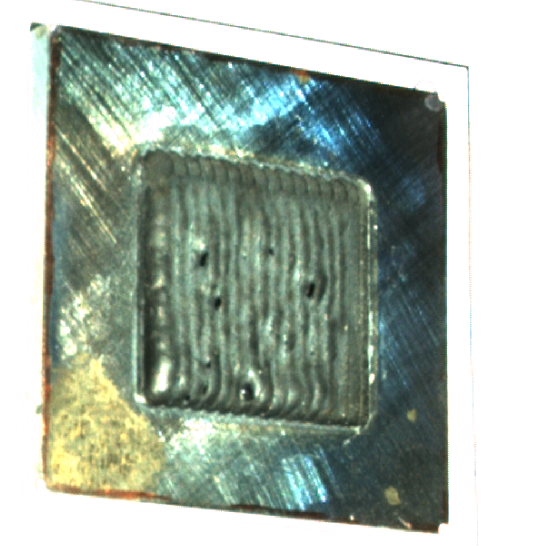
#> input picture python基础/opencv/photo/img.png, 1099 x 1091 px, found by its file name (shown at 1/2 size)
$ jupyter execute 'opencv_平滑.ipynb'
#> lines starting #> are read from the running program, lines starting #| are printed output that depends on the picture; after the words box and inside, x2 and y2 are one past the last pixel; in counts of white or black regions, pixels touching at a corner belong together
[cell 1]
from ast import increment_lineno
from asyncio import constants
import cv2
from cv2 import cvtColor
from cv2 import threshold
from cv2 import THRESH_BINARY
from cv2 import THRESH_BINARY_INV
from cv2 import THRESH_TRUNC
from cv2 import THRESH_TOZERO
from cv2 import THRESH_TOZERO_INV
from cv2 import normalize#opencv读取格式BGR
import matplotlib
import matplotlib.pyplot as plt
import numpy as np#数值计算工具包
import threading
import matplotlib.pyplot as plt
def cv_show(name,img):
    cv2.imshow(name,img)
    cv2.waitKey(0)#waitKey应该是会影响其他进程，一直等待任意按键
    cv2.destroyAllWindows()

[cell 2]
#图像阈值方面函数
img_cat=cv2.imread(r'E:\codenotes\opencv\photo\img.png')
#> img_cat is the input picture: shape (1091, 1099, 3); mean B, G, R 166.2, 177.8, 165.2
img_dog=cv2.imread(r'E:\codenotes\opencv\photo\img.png')
img_cat=cv2.cvtColor(img_cat,cv2.COLOR_BGR2GRAY)
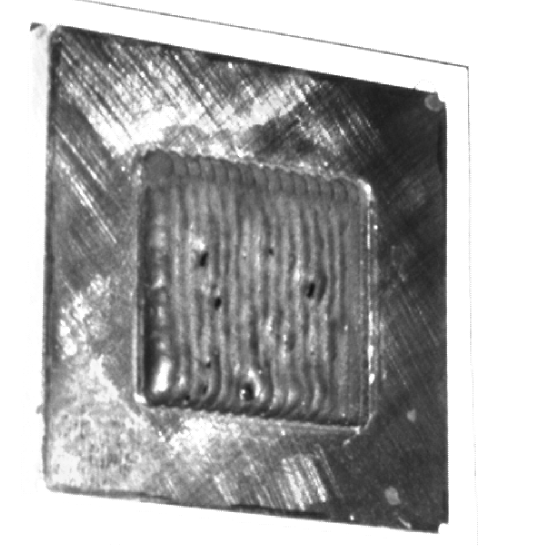
#> img_cat: shape (1091, 1099) (shown at 1/2 size); min 15, max 255, mean 172.7

ret,thresh1=cv2.threshold(img_cat,50,255,THRESH_BINARY)#二值图片
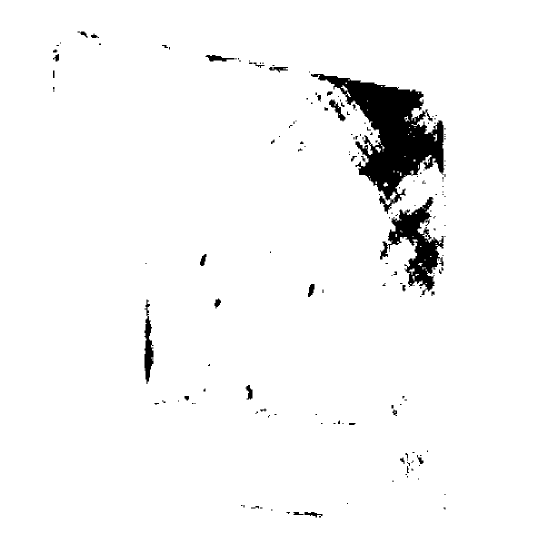
#> thresh1: shape (1091, 1099) (shown at 1/2 size); 96.5% white; 172 black regions (119 under 20 px), largest, box (x1, y1, x2, y2) and area: (622, 148, 889, 428) 27099, (760, 394, 887, 590) 8866, (289, 599, 307, 768) 1647
ret,thresh2=cv2.threshold(img_cat,127,255,THRESH_BINARY_INV)
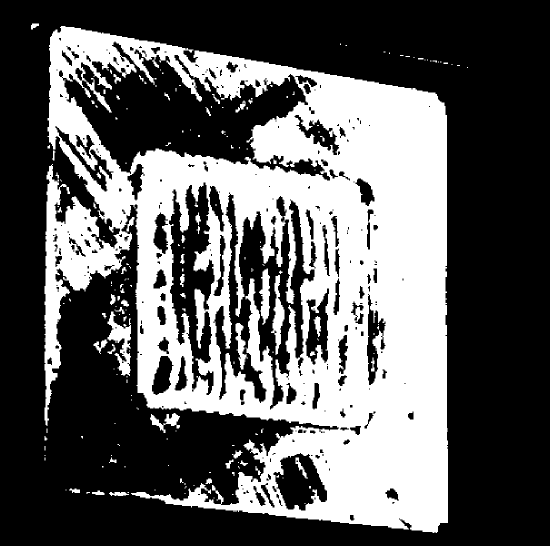
#> thresh2: shape (1091, 1099) (shown at 1/2 size); 36.8% white; 191 white regions (119 under 20 px), largest, box (x1, y1, x2, y2) and area: (89, 52, 896, 1066) 426705, (215, 623, 262, 752) 2604, (542, 550, 569, 710) 1871
ret,thresh3=cv2.threshold(img_cat,127,255,THRESH_TRUNC)#大于阈值的地方设为阈值，否则不变
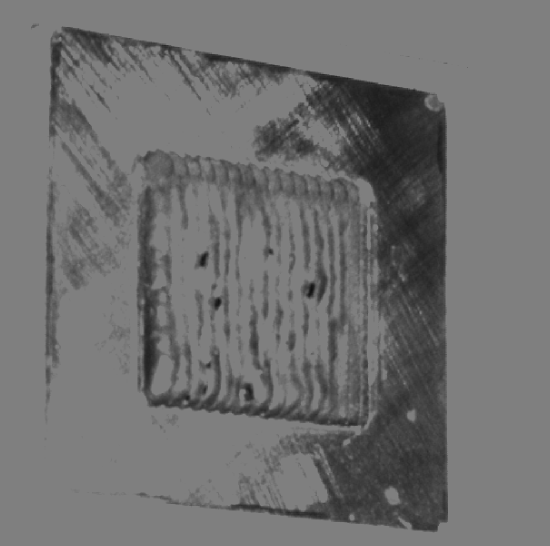
#> thresh3: shape (1091, 1099) (shown at 1/2 size); min 15, max 127, mean 111.7
ret,thresh4=cv2.threshold(img_cat,127,255,THRESH_TOZERO)#大于阈值的地方不变，小于阈值为0
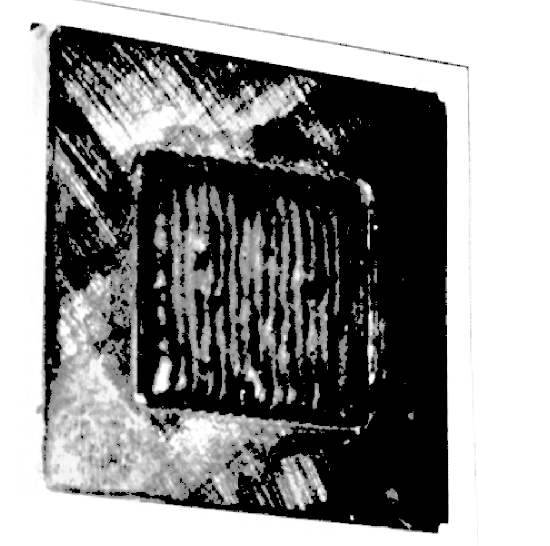
#> thresh4: shape (1091, 1099) (shown at 1/2 size); min 0, max 255, mean 141.3
ret,thresh5=cv2.threshold(img_cat,127,255,THRESH_TOZERO_INV)
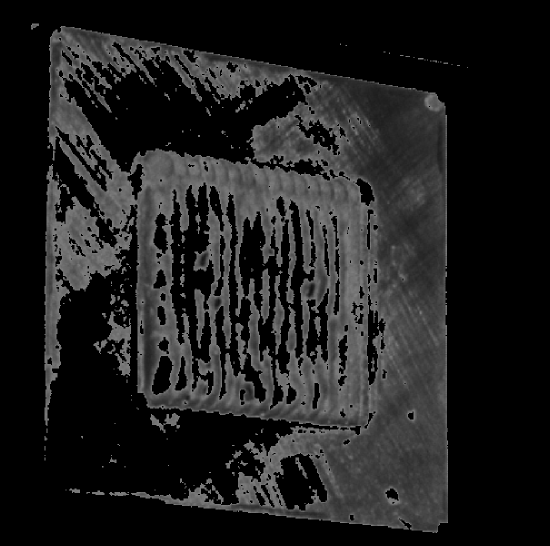
#> thresh5: shape (1091, 1099) (shown at 1/2 size); min 0, max 127, mean 31.4

titles=[1,2,3,4,5,6]
images=[img_cat,thresh1,thresh2,thresh3,thresh4,thresh5]
for i in range(6):
    plt.subplot(2,3,i+1),plt.imshow(images[i],'gray')
    plt.title(titles[i])
    plt.xticks([]),plt.yticks([])
plt.show()

[cell 3]
#图像平滑处理

img_zaodian=cv2.imread(r'E:\codenotes\opencv\photo\img.png')
#img_zaodian=cv2.resize(img_zaodian,(0,0),fx=3,fy=3)
#均值滤波
img_zaodianed1=cv2.blur(img_zaodian,(3,3))
#图像方框滤波处理
img_zaodianed2=cv2.boxFilter(img_zaodian,-1,(3,3),normalize=True)#和均值结果一样
img_zaodianed3=cv2.boxFilter(img_zaodian,-1,(3,3),normalize=False)#和均值结果一样不会除以9
#高斯滤波
img_zaodianed4=cv2.GaussianBlur(img_zaodian,(5,5),1)
#中值滤波
img_zaodianed5=cv2.medianBlur(img_zaodian,7)
#print(img_zaodianed5)
res=np.hstack((img_zaodianed2,img_zaodianed4,img_zaodianed5))
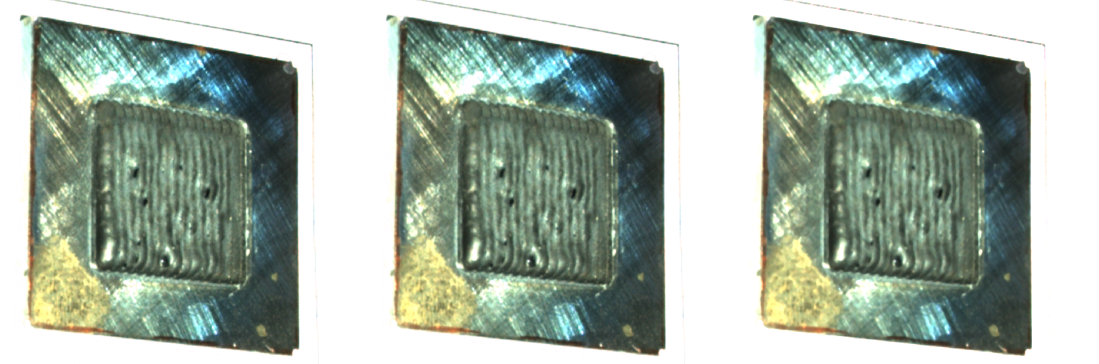
#> res: shape (1091, 3297, 3) (shown at 1/3 size); mean B, G, R 166.1, 177.7, 165.2
'''水平（按列）顺序堆叠阵列。
函数concatenate、stack和block提供了更通用的堆叠和串联操作。'''
#print(res)
cv_show('ok',res)


plt.figure(figsize=(20,20))
plt.subplot(231),plt.imshow(img_zaodianed2,'brg'),plt.title('img_1')
plt.subplot(232),plt.imshow(img_zaodianed4,'brg'),plt.title('mask')
plt.subplot(233),plt.imshow(img_zaodianed5,'brg'),plt.title('mask_img')
#> figure, not shown here; B, G, R data is drawn as R, G, B

$ run again, with python基础/opencv/photo/cat.jpg saved as python基础/opencv/photo/img.png
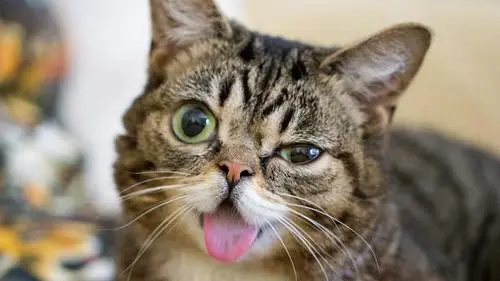
#> input picture python基础/opencv/photo/cat.jpg, 500 x 281 px, found by its file name
#> img_cat is the input picture: shape (281, 500, 3); mean B, G, R 115.4, 131.7, 143.8
#> img_cat: shape (281, 500)
#> `ret,thresh1=cv2.threshold(img_cat,50,255,THRESH_BINARY)#二值图片`:
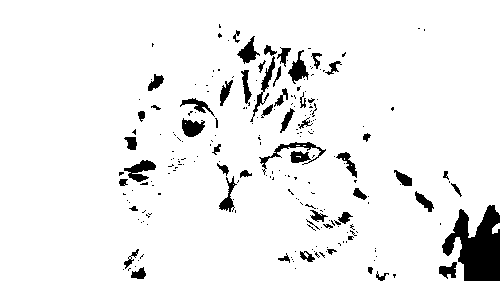
#> thresh1: shape (281, 500); 93.5% white; 220 black regions (168 under 20 px), largest, box (x1, y1, x2, y2) and area: (442, 205, 500, 281) 2684, (259, 142, 326, 175) 516, (124, 160, 156, 182) 347
#> thresh2: shape (281, 500); 48.7% white; 113 white regions (100 under 20 px), largest, box (x1, y1, x2, y2) and area: (0, 0, 500, 281) 60049, (0, 0, 61, 125) 4226, (240, 231, 327, 281) 2121
#> `res=np.hstack((img_zaodianed2,img_zaodianed4,img_zaodianed5))`:
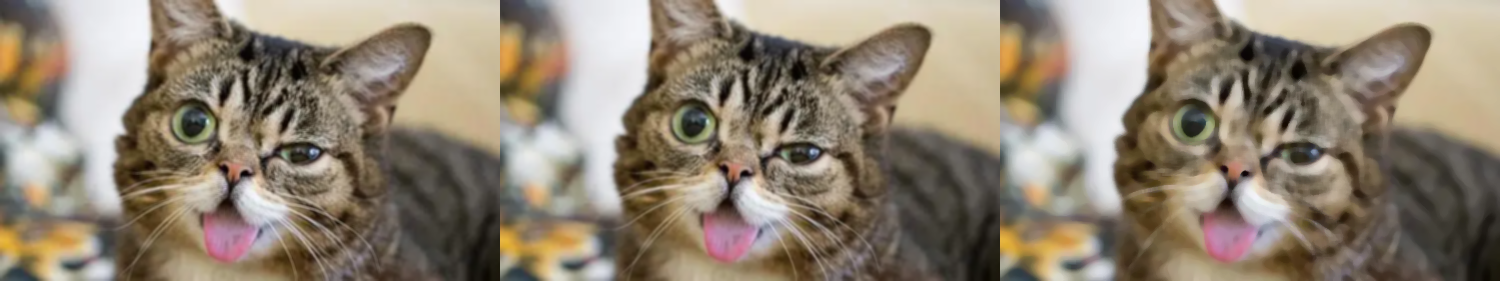
#> res: shape (281, 1500, 3); mean B, G, R 115.3, 131.7, 143.8

$ run again, with python基础/opencv/photo/dog.jpg saved as python基础/opencv/photo/img.png
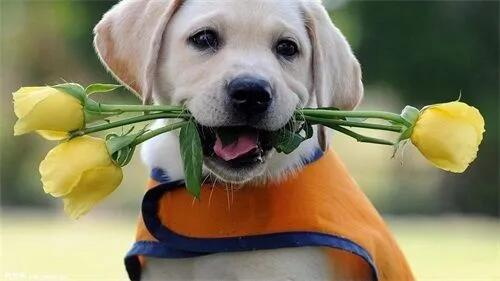
#> input picture python基础/opencv/photo/dog.jpg, 500 x 281 px, found by its file name
#> img_cat is the input picture: shape (281, 500, 3); mean B, G, R 98.1, 128.1, 135.1
#> img_cat: shape (281, 500)
#> `ret,thresh1=cv2.threshold(img_cat,50,255,THRESH_BINARY)#二值图片`:
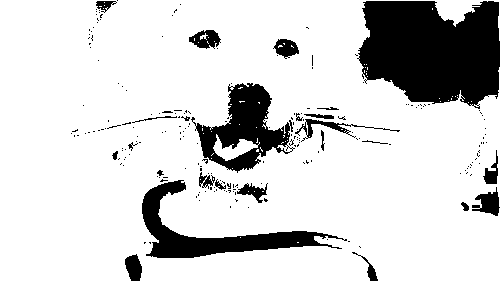
#> thresh1: shape (281, 500); 83% white; 212 black regions (187 under 20 px), largest, box (x1, y1, x2, y2) and area: (357, 1, 500, 109) 12039, (142, 180, 347, 258) 4112, (191, 83, 295, 173) 4028
#> thresh2: shape (281, 500); 49.1% white; 109 white regions (97 under 20 px), largest, box (x1, y1, x2, y2) and area: (13, 0, 428, 281) 39963, (328, 0, 500, 223) 21855, (0, 132, 57, 211) 3191
#> `res=np.hstack((img_zaodianed2,img_zaodianed4,img_zaodianed5))`:
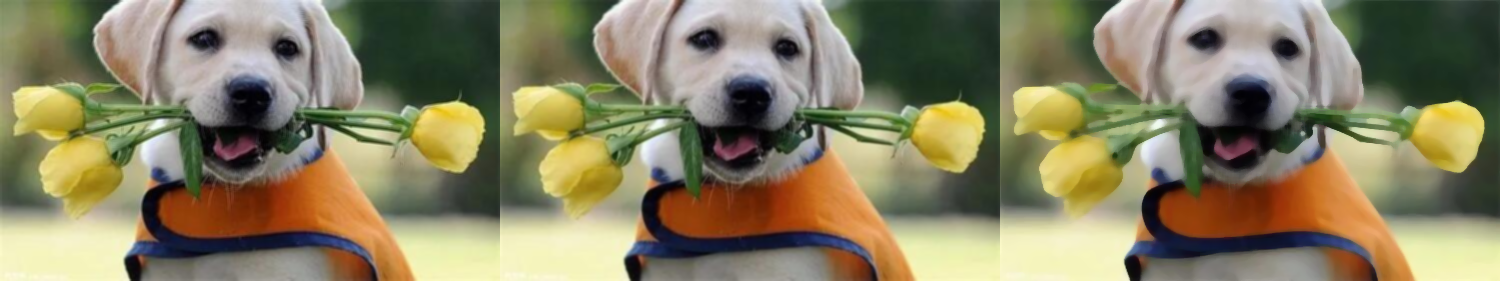
#> res: shape (281, 1500, 3); mean B, G, R 98, 128.1, 135.1
